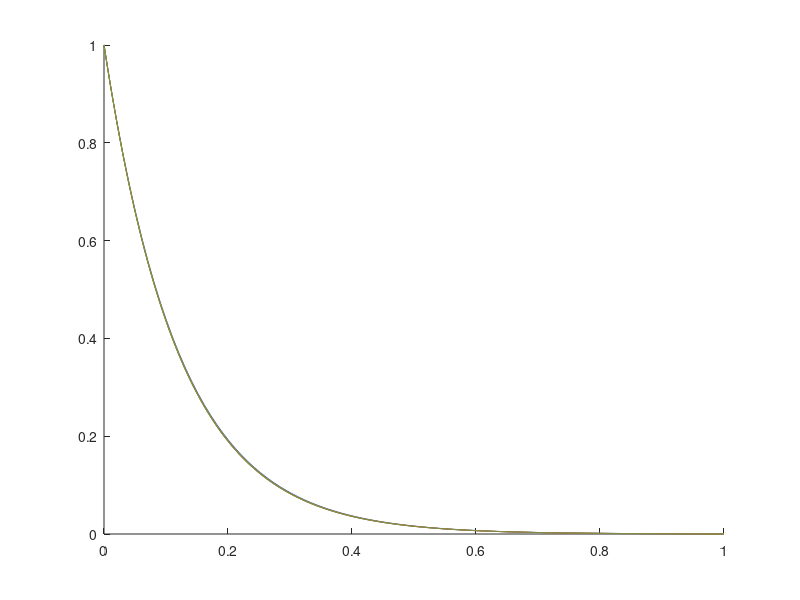

This figure's MATLAB source:


nSeconds = 1;
vFs = [100, 200, 400, 800, 1600];
nTau = 0.001;

hFig = figure();
hold all;

for iFs = 1:length(vFs)

    nDecay = 4096^(-1/vFs(iFs));
    
    vTime = linspace(0, nSeconds, vFs(iFs));

    vDecay = ones(vFs(iFs), 1);
    
    for iDecay = 2:length(vDecay)
       
        vDecay(iDecay) = nDecay*vDecay(iDecay-1);
        
    end

    
    
    
    plot(vTime, vDecay);

end

hold off;